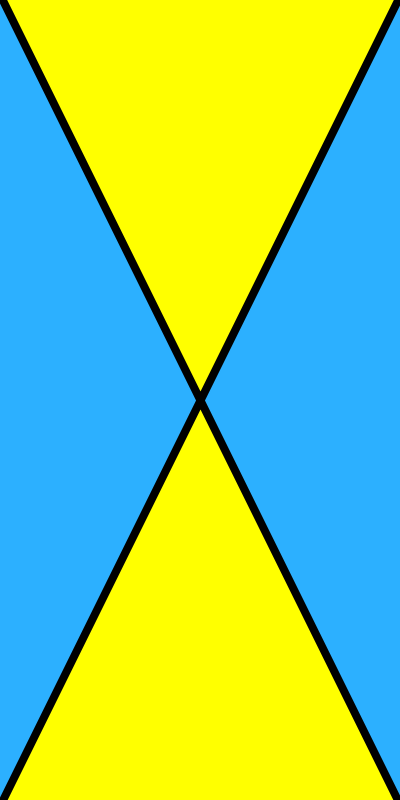
Frame 1 (no input)
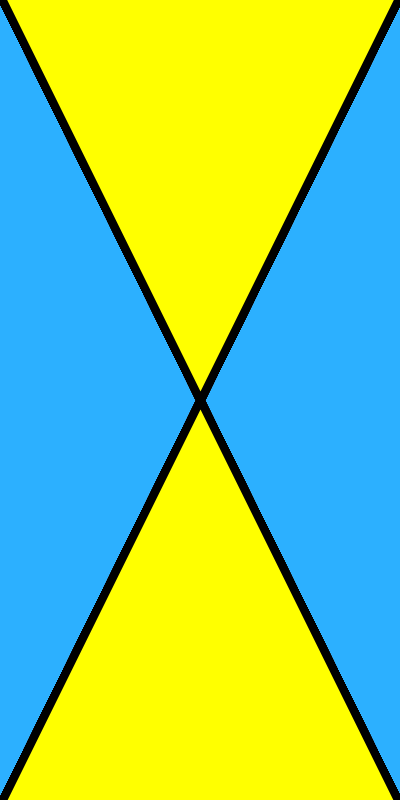
Frame 60 (the mouse pressed at the canvas centre just before this capture)
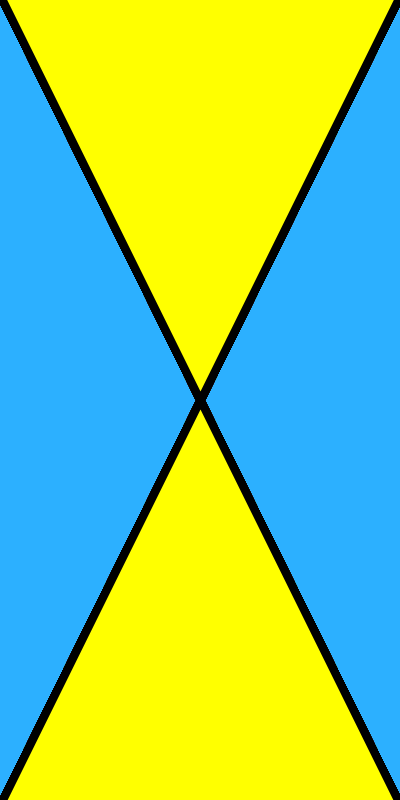
Frame 120 (the mouse held since frame 60 and released just before this capture)

The Processing sketch that drew these frames (run headless with seeded random() and noise(); from frame 60 on, the mouse is pressed at the canvas centre):

// Processing sketch: processing_25103
// ── processing_25103.pde



void setup() {
size (400,800);

background (44,176,255);

}
void draw() {
strokeWeight (8);
smooth();
fill (255, 255, 0); 
triangle (0, -5, 200, 400, 400, -5);
fill (255, 255, 0); 
triangle (0, 805, 200, 400, 400, 805);



}
